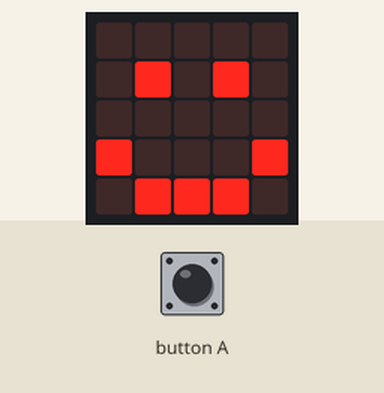
Bench run of a program on a simulated BBC micro:bit (MakeCode). Shown: the board's 5×5 LED display. Inputs (shaded band) come from the test bench.

Above: at 1.8 s.
1.9 s: button A pressed for 0.15 s
At 2.6 s:
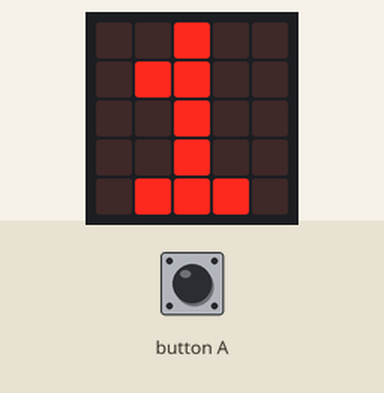
3.5 s: button A pressed for 0.15 s
At 4.8 s:
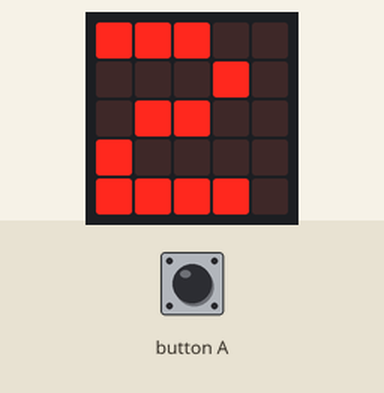
5.1 s: button A pressed for 0.15 s
At 6.2 s:
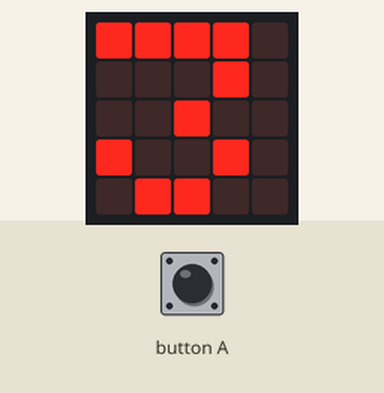
Timing chart, 0 to 8.1 s (numbered marks = the images above; inputs shaded):
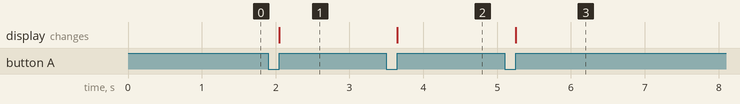

The program:

main.ts
```typescript
// (licence header left out)
let numberOfCookies = 0

// setup
basic.clearScreen()
basic.showIcon(IconNames.Happy)

//shows the amount of cookies
input.onButtonPressed(Button.A, function () {
     numberOfCookies = numberOfCookies + 1
basic.clearScreen()
     basic.showNumber(numberOfCookies)
})
```

Measured:
- after the input at 1.9 s, the display: changes after 0.15 s (image 1)
- after the input at 3.5 s, the display: changes after 0.15 s (image 2)
- after the input at 5.1 s, the display: changes after 0.15 s (image 3)
